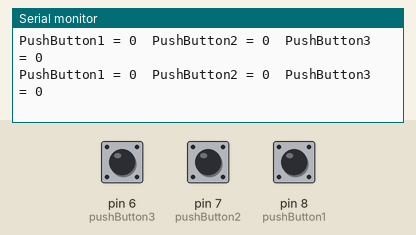
Bench run of a sketch on a simulated Arduino Uno, built with avr-gcc and run on an emulated ATmega328P. Parts: the last lines printed to the serial monitor. Inputs (shaded band) come from the test bench; at power-on: pin 6 (pushButton3) LOW, pin 7 (pushButton2) LOW, pin 8 (pushButton1) LOW.

Above: at 1.2 s.
1.3 s: pin 6 (pushButton3) pulled HIGH for 0.15 s
At 1.39 s:
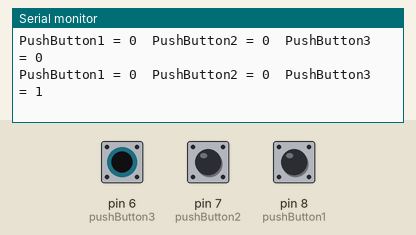
4.4 s: pin 7 (pushButton2) pulled HIGH for 0.15 s
At 4.52 s:
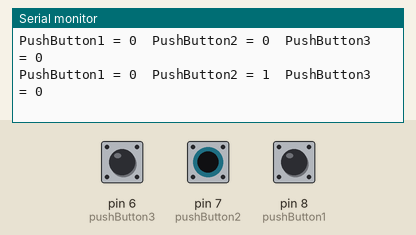
7.5 s: pin 8 (pushButton1) pulled HIGH for 0.15 s
At 7.6 s:
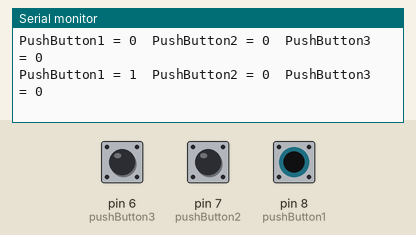

Measured:
- after the input at 1.3 s, the serial monitor: prints a new line after 0.08 s (image 1)
- after the input at 4.4 s, the serial monitor: prints a new line after 0.11 s (image 2)
- after the input at 7.5 s, the serial monitor: prints a new line after 0.08 s (image 3)

The sketch:

0403_multiPushButtons.ino
```cpp
int pushButton1 = 8;
int pushButton2 = 7;
int pushButton3 = 6;

int buttonState1 = 0;
int buttonState2 = 0;
int buttonState3 = 0;

void setup() {
  Serial.begin(9600);

  pinMode(pushButton1, INPUT);
  pinMode(pushButton2, INPUT);
  pinMode(pushButton3, INPUT);
}

void loop() {
  buttonState1 = digitalRead(pushButton1);
  buttonState2 = digitalRead(pushButton2);
  buttonState3 = digitalRead(pushButton3);

  Serial.print("PushButton1 = ");
  Serial.print(buttonState1);
  Serial.print("  ");
  Serial.print("PushButton2 = ");
  Serial.print(buttonState2);
  Serial.print("  ");
  Serial.print("PushButton3 = ");
  Serial.println(buttonState3);

  delay(5);
}
```
